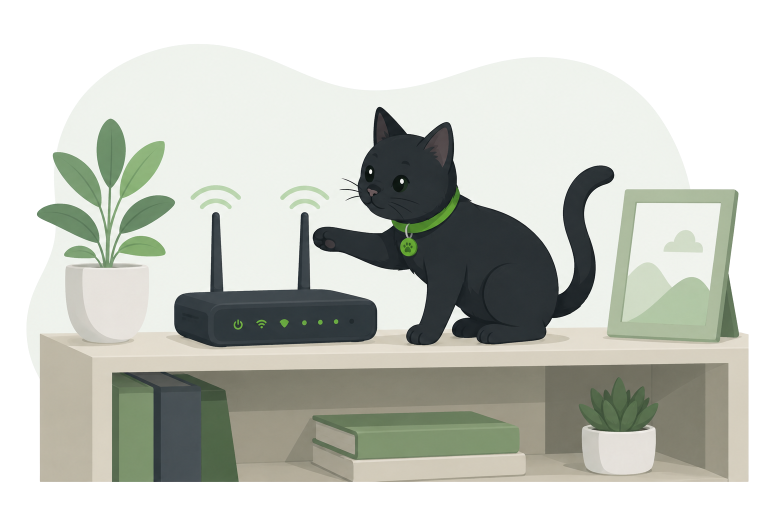
#> input picture ceps/dist/illus-historico.png, 1536 x 1024 px (shown at 1/2 size)
$ python normalize_illustration.py ../../ceps/dist/illus-historico.png ../../ceps/dist/illus-historico.png 5 5
#> lines starting #> are read from the running program, lines starting #| are printed output that depends on the picture
"""Normaliza ilustrações de hub para um canvas padrão (mesmo tamanho de render).

A HeroIllustration renderiza com largura fixa (maxWidth) e height: auto, então o
tamanho visual depende SOMENTE da proporção do PNG. Para que todas as ilustrações
rendam no mesmo tamanho, encaixamos o conteúdo (contain, centralizado) num canvas
WxH fixo e transparente, com uma margem consistente.

Opera sobre PNGs já transparentes (recorta pelo bounding box do alpha).

Usage: python normalize_illustration.py <src.png> <dst.png> <W> <H>
"""
import sys
from PIL import Image

SRC, DST = sys.argv[1], sys.argv[2]
TARGET_W, TARGET_H = int(sys.argv[3]), int(sys.argv[4])
MARGIN = 0.03  # fração de margem ao redor do conteúdo

img = Image.open(SRC).convert("RGBA")
#> img is the input picture: PIL image 1536x1024 RGBA; mean R, G, B, A 121.8, 124.9, 116.9, 180.2

# Recorta pelo conteúdo (bbox do canal alpha).
bbox = img.getbbox()
#> bbox = (52, 87, 1498, 964)
if bbox:
    img = img.crop(bbox)
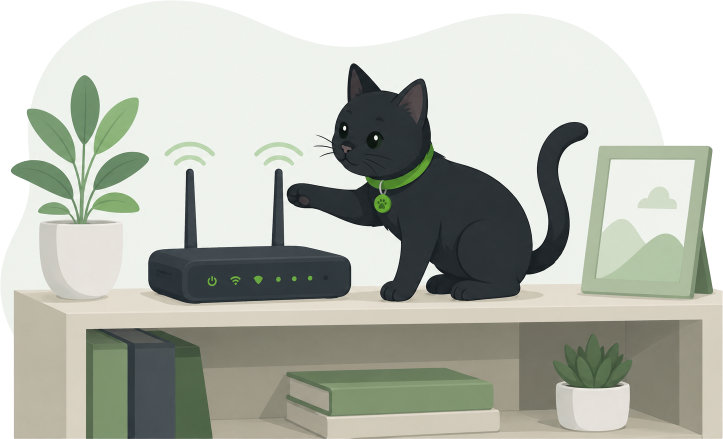
#> img: PIL image 1446x877 RGBA (shown at 1/2 size); mean R, G, B, A 151, 154.9, 145, 223.5; transparent parts drawn white

inner_w = TARGET_W * (1 - 2 * MARGIN)
inner_h = TARGET_H * (1 - 2 * MARGIN)
scale = min(inner_w / img.width, inner_h / img.height)
#> scale = 0.00325
new_w = max(1, round(img.width * scale))
#> new_w = 5
new_h = max(1, round(img.height * scale))
#> new_h = 3
resized = img.resize((new_w, new_h), Image.LANCZOS)

canvas = Image.new("RGBA", (TARGET_W, TARGET_H), (0, 0, 0, 0))
canvas.paste(resized, ((TARGET_W - new_w) // 2, (TARGET_H - new_h) // 2), resized)
canvas.save(DST)
print("saved", DST, canvas.size)
